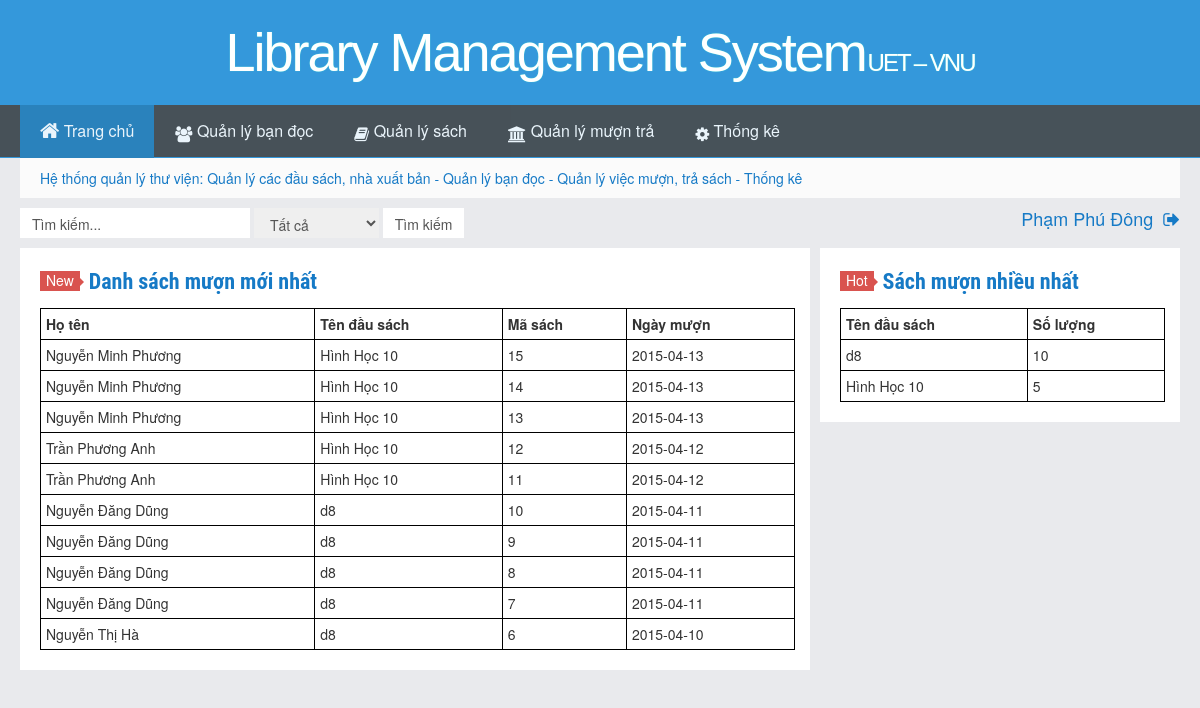
Screenshot of /LibrarySystem/index.php (signed in) with the database file from the repository.
### tables this page shows
CREATE TABLE IF NOT EXISTS `muon_tra` (
  `id` int(11) NOT NULL AUTO_INCREMENT,
  `ma_sach` smallint(6) NOT NULL,
  `ma_thu_thu` smallint(6) NOT NULL,
  `ma_doc_gia` smallint(6) NOT NULL,
  `ngay_muon` date DEFAULT NULL,
  `ngay_tra` date DEFAULT NULL,
  PRIMARY KEY (`id`,`ma_sach`,`ma_thu_thu`,`ma_doc_gia`),
  KEY `fk_muon_sach` (`ma_sach`),
  KEY `ma_thu_thu_idx` (`ma_thu_thu`),
  KEY `ma_doc_gia_idx` (`ma_doc_gia`)
);

CREATE TABLE IF NOT EXISTS `doc_gia` (
  `ma_doc_gia` smallint(6) NOT NULL,
  `ho_ten` varchar(50) DEFAULT NULL,
  `so_dien_thoai` varchar(20) DEFAULT NULL,
  `dia_chi` varchar(255) DEFAULT NULL,
  `email` varchar(50) DEFAULT NULL,
  `ngay_xoa` date DEFAULT NULL,
  `ngay_sua` date DEFAULT NULL,
  `ngay_them` date DEFAULT NULL,
  `ma_nguoi_sua` smallint(6) DEFAULT NULL,
  `ma_nguoi_xoa` smallint(6) DEFAULT NULL,
  `ma_nguoi_them` smallint(6) NOT NULL,
  PRIMARY KEY (`ma_doc_gia`),
  KEY `fk_nguoithem_dg` (`ma_nguoi_them`),
  KEY `ma_nguoi_sua_idx` (`ma_nguoi_sua`),
  KEY `ma_nguoi_xoa_idx` (`ma_nguoi_xoa`)
);

CREATE TABLE IF NOT EXISTS `dau_sach` (
  `ma_dau_sach` smallint(6) NOT NULL,
  `ten_dau_sach` varchar(50) NOT NULL,
  `ma_the_loai` smallint(6) NOT NULL,
  `thoi_han_muon` int(11) DEFAULT NULL,
  `ma_nguoi_sua` smallint(6) DEFAULT NULL,
  `ma_nguoi_xoa` smallint(6) DEFAULT NULL,
  `ma_nguoi_them` smallint(6) NOT NULL,
  `ngay_them` date DEFAULT NULL,
  `ngay_sua` date DEFAULT NULL,
  `ngay_xoa` date DEFAULT NULL,
  `gia` double DEFAULT NULL,
  PRIMARY KEY (`ma_dau_sach`),
  KEY `fk_nguoithem_ds` (`ma_nguoi_them`),
  KEY `ma_the_loai_idx` (`ma_the_loai`),
  KEY `ma_nguoi_sua_idx` (`ma_nguoi_sua`),
  KEY `ma_nguoi_xoa_idx` (`ma_nguoi_xoa`)
);

CREATE TABLE IF NOT EXISTS `sach` (
  `ma_sach` smallint(6) NOT NULL,
  `ma_dau_sach` smallint(6) NOT NULL,
  `ngay_xoa` date DEFAULT NULL,
  `ngay_sua` date DEFAULT NULL,
  `ngay_them` date NOT NULL,
  `isAvailable` tinyint(1) DEFAULT NULL,
  `ma_nguoi_lam_mat` smallint(6) DEFAULT NULL,
  `ma_nguoi_xoa` smallint(6) DEFAULT NULL,
  `ma_nguoi_sua` smallint(6) DEFAULT NULL,
  `ma_nguoi_them` smallint(6) NOT NULL,
  `ngay_lam_mat` date DEFAULT NULL,
  PRIMARY KEY (`ma_sach`),
  KEY `fk_nguoithem_s` (`ma_nguoi_them`),
  KEY `ma_dau_sach_idx` (`ma_dau_sach`,`ma_nguoi_sua`),
  KEY `ma_nguoi_sua_idx` (`ma_nguoi_sua`),
  KEY `ma_nguoi_xoa_idx` (`ma_nguoi_xoa`)
);

### LibrarySystem/index.php (the view, shortened to what this page needs)
<!DOCTYPE HTML>
<html>
    <head>
        <link rel="stylesheet" href='http://localhost/LibrarySystem/Style/style.css'>
        <link rel="stylesheet" href='http://localhost/LibrarySystem/Style/myStyle.css'>
        <link rel="stylesheet" href="http://localhost/LibrarySystem/font-awesome-4.3.0/css/font-awesome.min.css">
    </head>
    <body >
        <header id="header" class="header">
            <div class="container-inner">
                <div class="yusi-logo">
                    <a href="#">
                        <h1>
                            <span class="yusi-mono">Library Management System</span>
                            <span class="yusi-bloger">UET &#8211 VNU</span>
                        </h1>
                    </a>
                </div>
            </div>
            <div id="nav-header" class="navbar">
                <ul class="nav">
                    <li id="menu-item-821" class="menu-item menu-item-type-custom menu-item-object-custom current-menu-item current_page_item menu-item-home menu-item-821">
                        <a href="http://localhost/LibrarySystem/index.php">
                            <i class="fa fa-home" style="font-size: 1.3em;">
                            </i> Trang chủ
                        </a>
                    </li>
                    <li id="menu-item-1112" class="menu-item menu-item-type-taxonomy  menu-item-object-category menu-item-has-children menu-item-1112">
                        <a href="http://localhost/LibrarySystem/QuanLyBanDoc/index.php">
                            <i class="fa fa-group" >
                            </i> Quản lý bạn đọc
                        </a>
                    </li>
                    <li id="menu-item-1116" class="menu-item menu-item-type-taxonomy menu-item-object-category menu-item-has-children menu-item-1116">
                        <a href="http://localhost/LibrarySystem/QuanLySach/index.php">
                            <i class="fa fa-book">
                            </i> Quản lý sách
                        </a>
                    </li>
                    <li id="menu-item-1113" class="menu-item menu-item-type-taxonomy menu-item-object-category menu-item-has-children menu-item-1113">
                        <a href="http://localhost/LibrarySystem/QuanLyMuonTra/index.php">
                            <i class="fa fa-bank">
                            </i> Quản lý mượn trả
                        </a>
                    </li>
                    <li id="menu-item-1803" class="menu-item menu-item-type-custom menu-item-object-custom menu-item-has-children menu-item-1803">
                        <a href="http://localhost/LibrarySystem/ThongKe/index.php"><i class="fa fa-cog">
                            </i> Thống kê
                        </a>
                    </li>
                </ul>
            </div>
    </header>
    <section class="container">
        <div class="speedbar">
            <div class="toptip">
                <marquee width="100%" behavior="scroll" direction="left" scrollamount="7">
                    <a target="_blank" href="#">Hệ thống quản lý thư viện: Quản lý các đầu sách, nhà xuất bản  - Quản lý bạn đọc - Quản lý việc mượn, trả sách - Thống kê</a>
                </marquee>
            </div>
        </div>
        <div >
            <form  >
                <input class="btn" type="text" name="s" onblur="if (this.value == '')
                            this.value = 'Tìm kiếm...';" onfocus="if (this.value == 'Tìm kiếm...')
                                        this.value = '';" value="Tìm kiếm..."/>
                <select class="btn">
                    <option>Tất cả</option>
                </select>
                <input type="submit"  value="Tìm kiếm"class="btn"/>
                <div style="float:right">
                    <?php
                        echo "<font size='4'>" ;
                        echo "<a href='http://localhost/LibrarySystem/ThuThu/profile.php'>";
                        echo $_SESSION['ho_ten'];
                        echo "</a>";
                        echo "<a href='http://localhost/LibrarySystem/logout.php'><i class='fa fa-sign-out'></i></a>";
                        echo "</font>";
                    ?>
                </div>
            </form>
        </div>
        <div class="content-wrap">
            <div class="content">
                <article class="excerpt">
                    <header>
                        <a class="label label-important" href="#">New
                            <i class="label-arrow">
                            </i>
                        </a>
                        <h2>
                            <a target="_blank" href="#" >Danh sách mượn mới nhất
                            </a>
                        </h2>
                    </header>
                    <div>
                        <?php
                        $result = mysql_query("Select dg.ho_ten, ds.ten_dau_sach,s.ma_sach, mt.ngay_muon
                            from muon_tra mt inner join doc_gia dg on mt.ma_doc_gia=dg.ma_doc_gia
                            Inner join sach s on mt.ma_sach=s.ma_sach
                            Inner join dau_sach ds on s.ma_dau_sach=ds.ma_dau_sach
                            Order by mt.ngay_muon desc
                            Limit 10;
                            ") or die(mysql_error());
                        if (mysql_num_rows($result) > 0) {
                            echo '<table style="width:100%" >';
                            echo '<tr>';
                            echo '<th>';
                            echo 'Họ tên';
                            echo '</th>';
                            echo '<th>';
                            echo 'Tên đầu sách';
                            echo '</th>';
                            echo '<th>';
                            echo 'Mã sách';
                            echo '</th>';
                            echo '<th>';
                            echo 'Ngày mượn';
                            echo '</th>';
                            echo '</tr>';
                            while ($row = mysql_fetch_array($result)) {
                                echo '<tr>';
                                echo '<td>';
                                echo $row['ho_ten'];
                                echo '</td>';
                                echo '<td>';
                                echo $row['ten_dau_sach'];
                                echo '</td>';
                                echo '<td>';
                                echo $row['ma_sach'];
                                echo '</td>';
                                echo '<td>';
                                echo $row['ngay_muon'];
                                echo '</td>';
                                echo '</tr>';
                            }
                            echo '</table>';
                        } else {
                        }
                        ?>
                    </div>
                </article>
            </div>
        </div>
        <aside class="sidebar">
            <div class="widget widget_text">
                <article class="excerpt">
                    <header>
                        <a class="label label-important" href="#">Hot
                            <i class="label-arrow">
                            </i>
                        </a>
                        <h2>
                            <a target="_blank" href="#" >Sách mượn nhiều nhất
                            </a>
                        </h2>
                    </header>
                    <div>
                        <?php
                        $result = @mysql_query("Select ds.ten_dau_sach, count(*) as so_luong_muon
                                           from muon_tra mt
                                           Inner join sach s on mt.ma_sach=s.ma_sach
                                           Inner join dau_sach ds on s.ma_dau_sach=ds.ma_dau_sach
                                           group by s.ma_dau_sach
                                           Order by so_luong_muon desc
                                           Limit 10;
                                        ") or die(mysql_error());
                        if (mysql_num_rows($result) > 0) {
                            echo '<table style="width:100%" >';
                            echo '<tr>';
                            echo '<th>';
                            echo 'Tên đầu sách';
                            echo '</th>';
                            echo '<th>';
                            echo 'Số lượng';
                            echo '</th>';
                            echo '</tr>';
                            while ($row = mysql_fetch_array($result)) {
                                echo '<tr>';
                                echo '<td>';
                                echo $row['ten_dau_sach'];
                                echo '</td>';
                                echo '<td>';
                                echo $row['so_luong_muon'];
                                echo '</td>';
                                echo '</tr>';
                            }
                            echo '</table>';
                        } else {
                        }
                        ?>
                    </div>
                </article>
            </div>
        </aside>
    </section>
</body>
</html>

### LibrarySystem/Style/myStyle.css (style rules this page uses)
table, th, td { border: 1px solid black; border-collapse: collapse; }
th, td { padding: 5px; text-align: left; }

### rows the page displays
muon_tra: ma_doc_gia.ho_ten "Nguyễn Minh Phương", dau_sach.ten_dau_sach "Hình Học 10", ma_sach.ma_sach "15", ngay_muon "2015-04-13"
muon_tra: ma_doc_gia.ho_ten "Nguyễn Minh Phương", dau_sach.ten_dau_sach "Hình Học 10", ma_sach.ma_sach "14", ngay_muon "2015-04-13"
muon_tra: ma_doc_gia.ho_ten "Nguyễn Minh Phương", dau_sach.ten_dau_sach "Hình Học 10", ma_sach.ma_sach "13", ngay_muon "2015-04-13"
muon_tra: ma_doc_gia.ho_ten "Trần Phương Anh", dau_sach.ten_dau_sach "Hình Học 10", ma_sach.ma_sach "12", ngay_muon "2015-04-12"
muon_tra: ma_doc_gia.ho_ten "Trần Phương Anh", dau_sach.ten_dau_sach "Hình Học 10", ma_sach.ma_sach "11", ngay_muon "2015-04-12"
muon_tra: ma_doc_gia.ho_ten "Nguyễn Đăng Dũng", dau_sach.ten_dau_sach "d8", ma_sach.ma_sach "10", ngay_muon "2015-04-11"
muon_tra: ma_doc_gia.ho_ten "Nguyễn Đăng Dũng", dau_sach.ten_dau_sach "d8", ma_sach.ma_sach "9", ngay_muon "2015-04-11"
muon_tra: ma_doc_gia.ho_ten "Nguyễn Đăng Dũng", dau_sach.ten_dau_sach "d8", ma_sach.ma_sach "8", ngay_muon "2015-04-11"
muon_tra: ma_doc_gia.ho_ten "Nguyễn Đăng Dũng", dau_sach.ten_dau_sach "d8", ma_sach.ma_sach "7", ngay_muon "2015-04-11"
muon_tra: ma_doc_gia.ho_ten "Nguyễn Thị Hà", dau_sach.ten_dau_sach "d8", ma_sach.ma_sach "6", ngay_muon "2015-04-10"

### other values shown
$_SESSION['ho_ten'] "Phạm Phú Đông"
$row['ten_dau_sach'] "d8"
$row['so_luong_muon'] "10"
$row['ten_dau_sach'] "Hình Học 10"
$row['so_luong_muon'] "5"
